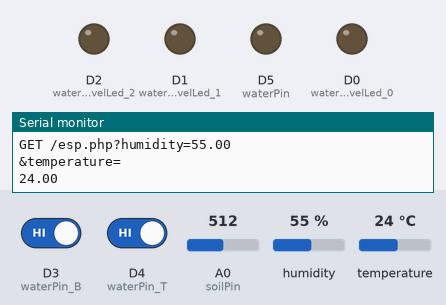
Bench run of a sketch on a simulated ESP8266 (NodeMCU). Parts: output pins drawn as LEDs (lit = HIGH), the last lines printed to the serial monitor. Inputs (shaded band) come from the test bench; at power-on: A0 (soilPin) = 512, D4 (waterPin_T) HIGH, D3 (waterPin_B) HIGH, humidity 55 %, temperature 24 °C. WiFi joins after 1.5 s; servers stay silent unless stated.

Above: at 3.7 s.
3.8 s: A0 (soilPin) set to 606
6.3 s: A0 (soilPin) set to 621
At 9.1 s:
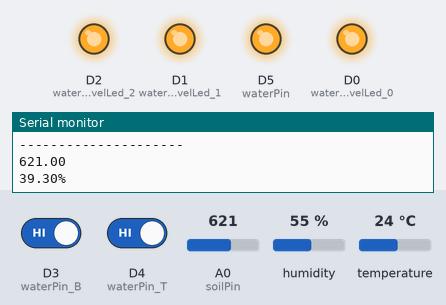
14.5 s: D4 (waterPin_T) driven LOW
At 19.5 s:
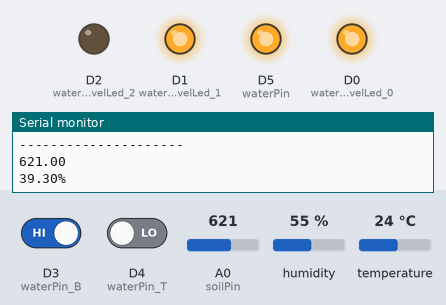
22.6 s: D3 (waterPin_B) driven LOW
At 25.9 s:
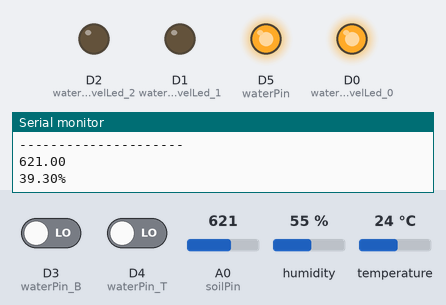
30.8 s: D3 (waterPin_B) driven HIGH
At 38.8 s:
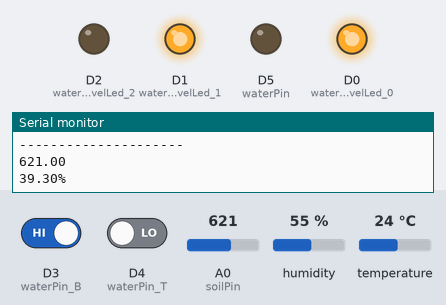
39.0 s: D4 (waterPin_T) driven HIGH
At 44.3 s:
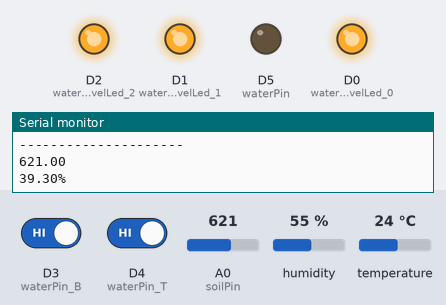
Timing chart, 0 to 45.8 s (numbered marks = the images above; inputs shaded):
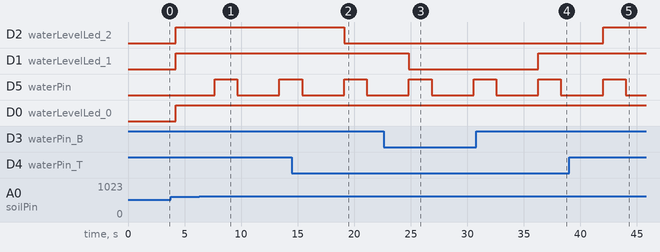

The sketch:

ESP_Code.ino
```cpp
  /*
      This is a Code for the ESP (NODEMUC) for the TechGarden Project for FCIT CPIT-499
                            Hmood Aiyd Alasmari - 1639865
                            Waleed Salem BinSaad - 1648154
*/

  #include "DHT.h"
  #include <ESP8266WiFi.h>
  #include <WiFiClient.h>
  #include <ESP8266WebServer.h>
  #include <ESP8266mDNS.h>
  #include <SPI.h>
  #include <MFRC522.h>

  #define DHTPIN D6
  int waterLevelLed_0 = D0;
  int waterLevelLed_1 = D1;
  int waterLevelLed_2 = D2;
  const int waterPin_B = D3;
  const int waterPin_T = D4;
  int soilPin = A0;
  int waterPin = D5;

  #define DHTTYPE DHT11

  DHT dht(DHTPIN, DHTTYPE);

  int water_LB;
  int water_LT;
  float humidityData;
  float temperatureData;
  double soilValue;
  double soilMoistPersent;

  const char* ssid = "HmoodAlasmari";//
  const char* password = "25592559";
  //WiFiClient client;
  char server[] = "192.168.8.154";

  WiFiClient client;


  void setup()
  {
    Serial.begin(115200);
    delay(10);
    dht.begin();
    // Connect to WiFi network
    Serial.println();
    Serial.println();
    Serial.print("Connecting to ");
    Serial.println(ssid);

    WiFi.begin(ssid, password);

    while (WiFi.status() != WL_CONNECTED) {
      delay(500);
      Serial.print(".");
    }
    Serial.println("");
    Serial.println("WiFi connected");

    // Start the server
    //  server.begin();
    Serial.println("Server started");
    Serial.print(WiFi.localIP());
    delay(1000);
    Serial.println("connecting...");


    // ####################### WATER #######################
    // LED Level
    pinMode(waterLevelLed_0, OUTPUT);
    pinMode(waterLevelLed_1, OUTPUT);
    pinMode(waterLevelLed_2, OUTPUT);
    pinMode(waterPin, OUTPUT);

  }


  void loop()
  {
    // ####################### DHT11 #######################
    humidityData = dht.readHumidity();
    temperatureData = dht.readTemperature();
    Sending_To_phpmyadmindatabase();
    delay(1500); // interval
    // ####################### DHT11 #######################

    //-----------------------------------------------------------

    // ####################### WATER #######################
    water_LB = digitalRead(waterPin_B);
    water_LT = digitalRead(waterPin_T);

    if (water_LB == 0 && water_LT == 0) {
      Serial.println("Water Tank is Empty");
      digitalWrite(waterLevelLed_0, HIGH);
      digitalWrite(waterLevelLed_1, LOW);
      digitalWrite(waterLevelLed_2, LOW);

    } else if (water_LB == 1 && water_LT == 0) {
      Serial.println("Water Tank is Half");
      digitalWrite(waterLevelLed_0, HIGH);
      digitalWrite(waterLevelLed_1, HIGH);
      digitalWrite(waterLevelLed_2, LOW);

    } else if (water_LB == 1 && water_LT == 1) {
      Serial.println("Water Tank is Full");
      digitalWrite(waterLevelLed_0, HIGH);
      digitalWrite(waterLevelLed_1, HIGH);
      digitalWrite(waterLevelLed_2, HIGH);
    }
    // ####################### WATER #######################

   //-----------------------------------------------------------

    // ####################### SOIL #######################
    soilValue = analogRead(soilPin);
    // Serial.println("Analog Value : ");
    Serial.println("---------------------");
    Serial.println(soilValue);
    double soildryPersent = ((soilValue / 1023) * 100);
    soilMoistPersent = 100 - soildryPersent;
    Serial.print(soilMoistPersent);
    Serial.println("%");
    Serial.println("");
    // ####################### SOIL #######################

   //-----------------------------------------------------------

    // ####################### Water Pump #######################
    if (soilMoistPersent<=40){
        digitalWrite(waterPin, HIGH);
      delay(2000);
      digitalWrite(waterPin, LOW);
          delay(2000);
      }
    // ####################### Water Pump #######################
  }


    // ####################### Send To SQL (DTH11 Only for now) #######################
  void Sending_To_phpmyadmindatabase()   //CONNECTING WITH MYSQL
  {
    if (client.connect(server, 80)) {
      Serial.println("connected");
      // Make a HTTP request:
      Serial.print("GET /esp.php?humidity=");
      client.print("GET /esp.php?humidity=");
      Serial.println(humidityData);
      client.print(humidityData);
      client.print("&temperature=");
      Serial.println("&temperature=");
      client.print(temperatureData);
      Serial.println(temperatureData);
      client.print(" ");
      client.print("HTTP/1.1");
      client.println();
      client.println("Host: 192.168.8.154");
      client.println("Connection: close");
      client.println();
    } else {
      // Didn't get a connection to the server:
      Serial.println("connection failed");
    }
  }
```

Measured:
- the behaviour switches between 613 and 614 on A0 (soilPin) (found by bisection; images 0 and 1)
- after the input at 6.3 s, D5 (waterPin): LOW → HIGH after 1.4 s, → LOW 2.0 s later, → HIGH 3.7 s later
- after the input at 14.5 s, D2 (waterLevelLed_2): HIGH → LOW after 4.6 s
- after the input at 22.6 s, D1 (waterLevelLed_1): HIGH → LOW after 2.2 s
- after the input at 30.8 s, D1 (waterLevelLed_1): LOW → HIGH after 5.5 s
- after the input at 39.0 s, D2 (waterLevelLed_2): LOW → HIGH after 3.0 s
